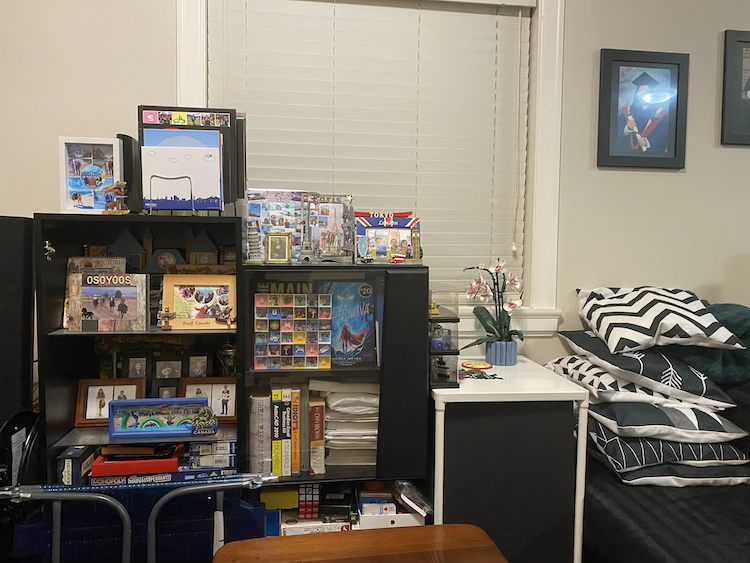
%> input picture S2-im2.png, 750 x 563 px, given in place of S1-im1.png, which was not available
$ octave q2b_script.m   (GNU Octave 9; MATLAB toolbox functions it lacks are replaced by stand-ins)
%> lines starting %> are read from the running program, lines starting %| are printed output that depends on the picture; pictures that were not available may be replaced by others from this repository, and a replacement may not be noted
### my_fastr_detector.m
function [fast_time, fastr_time, keypoints_fast, keypoints_fastr] = my_fastr_detector(input_image, output_image, fast_threshold, harris_threshold)
%> called with input_image = 'S1-im1.png', output_image = 'S1-fastR.png', fast_threshold = 21, harris_threshold = 100000
    % read and preprocess img
    I = imread(input_image);
%> I is the input picture: size 563x750x3 uint8; mean R, G, B 125.8, 119.2, 108.3
    if size(I, 3) == 3
       I_gray = rgb2gray(I);
    else
       I_gray = I;
    end

    % fast detection (timed)
    tic;
    corners_fast = fast_detector(I_gray, fast_threshold);
    fast_time = toc;
    [rows_fast, cols_fast] = find(corners_fast);
    % store FAST keypoints as cornerPoints
    keypoints_fast = cornerPoints([cols_fast, rows_fast]);

    % compute sobel gradients
    I_double = double(I_gray);
    [Ix, Iy] = imgradientxy(I_double);

    % compute harris measure for each feature
    k = 0.04; % harris detector parameter
    gaus = fspecial('gaussian', 5, 1);
    Sx2 = imfilter(Ix.^2, gaus);
    Sy2 = imfilter(Iy.^2, gaus);
    Sxy = imfilter(Ix.*Iy, gaus);

    % compute the Harris corner response over entire img
    Harris_response = Sx2 .* Sy2 - Sxy.^2 - k * (Sx2 + Sy2).^2;
    tic;
    % extract response values at the FAST feature locations
    R_vals = Harris_response(sub2ind(size(Harris_response), rows_fast, cols_fast));
    valid_idx = find(R_vals >= harris_threshold);
    fastr_time = toc;
    fastR_rows = rows_fast(valid_idx);
    fastR_cols = cols_fast(valid_idx);

    % store FASTR keypoints as cornerPoints
    keypoints_fastr = cornerPoints([fastR_cols, fastR_rows]);

    % overlay FASTR points on img
    if size(I,3) == 1
       I_rgb = repmat(I, [1 1 3]);
    else
       I_rgb = I;
    end
    for i = 1:length(fastR_rows)
       I_rgb(fastR_rows(i), fastR_cols(i), :) = [255, 0, 0];
    end
    imwrite(I_rgb, output_image);
end

### fast_detector.m
function corners = fast_detector(I, t)
%> called with t = 21
    % convert img to double for better precision
    I = double(I);
%> I: size 563x750 double

    % pad the img with a border of 3 pixels to handle the shifting
    I_padded = padarray(I, [3, 3], 'replicate');

    % get the 16 neighboring pixels using circshift
    % note: given instructor's hint, I found circshift from docs
    N1 = circshift(I_padded, [0,  3]);
    N2 = circshift(I_padded, [1,  3]);
    N3 = circshift(I_padded, [2,  2]);
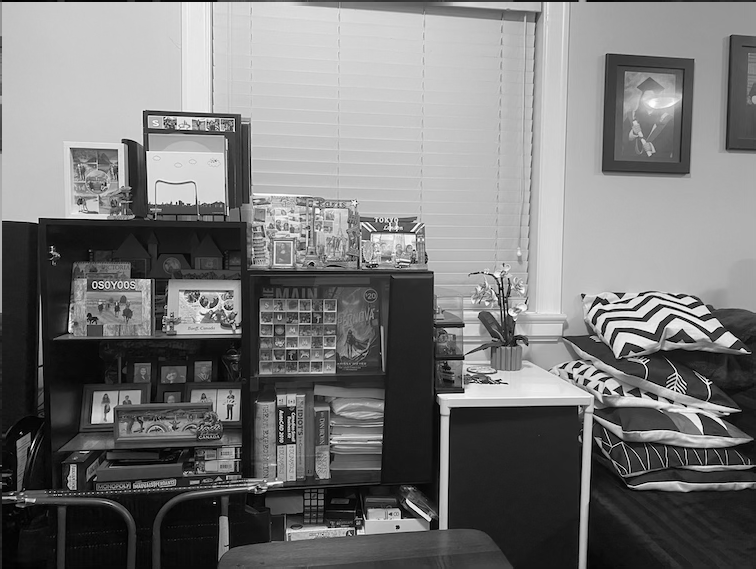
%> N3: size 569x756 double; min 0, max 254, mean 119.6; mean of the top-left, top-right, bottom-left and bottom-right quarters 160.9, 168.4, 66, 83.2
    N4 = circshift(I_padded, [3,  1]);
    N5 = circshift(I_padded, [3,  0]);
    N6 = circshift(I_padded, [3, -1]);
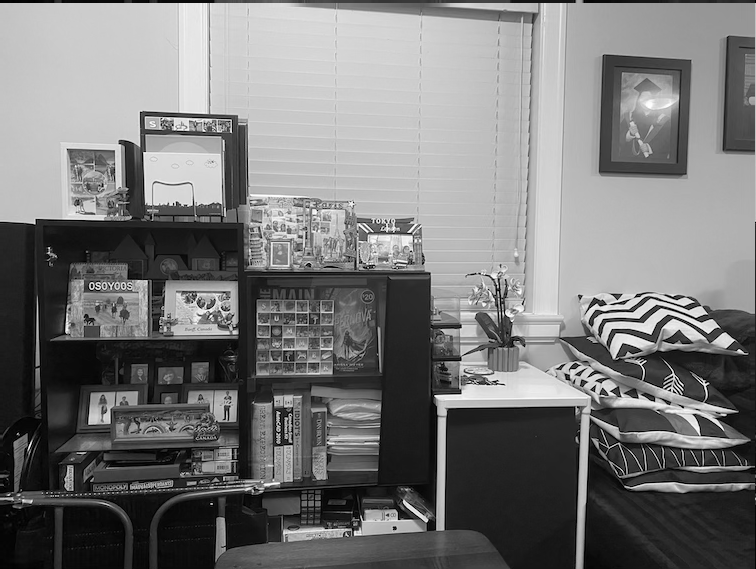
%> N6: size 569x756 double; min 0, max 254, mean 119.6; mean of the top-left, top-right, bottom-left and bottom-right quarters 161.1, 167.7, 66.5, 83.3
    N7 = circshift(I_padded, [2, -2]);
    N8 = circshift(I_padded, [1, -3]);
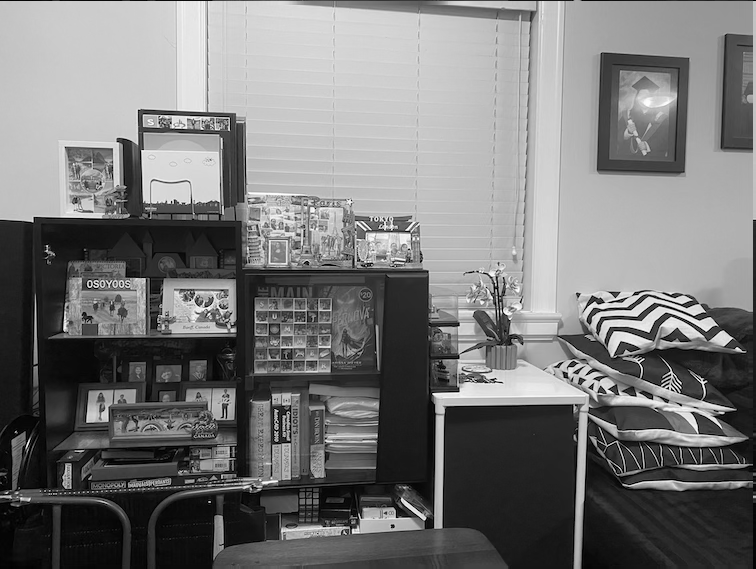
%> N8: size 569x756 double; min 0, max 254, mean 119.6; mean of the top-left, top-right, bottom-left and bottom-right quarters 161.5, 168.4, 66.5, 82.2
    N9 = circshift(I_padded, [0, -3]);
    N10 = circshift(I_padded, [-1, -3]);
    N11 = circshift(I_padded, [-2, -2]);
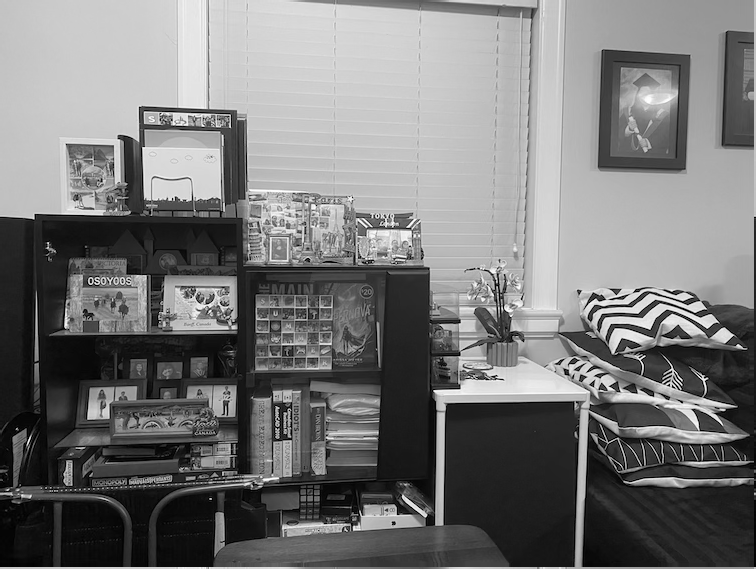
%> N11: size 569x756 double; min 0, max 254, mean 119.6; mean of the top-left, top-right, bottom-left and bottom-right quarters 160.9, 168.9, 66.9, 81.9
    N12 = circshift(I_padded, [-3, -1]);
    N13 = circshift(I_padded, [-3,  0]);
    N14 = circshift(I_padded, [-3,  1]);
    N15 = circshift(I_padded, [-2,  2]);
    N16 = circshift(I_padded, [-1,  3]);
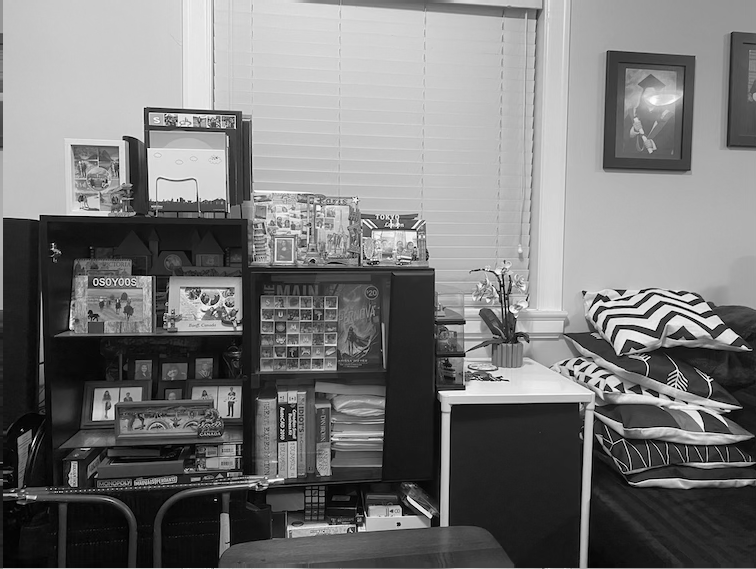
%> N16: size 569x756 double; min 0, max 254, mean 119.6; mean of the top-left, top-right, bottom-left and bottom-right quarters 160.8, 169.4, 66, 82.5

    % stack all neighbor imgs into a 3d array
    % note: i decided to use a 3d array because i wanted to compare each pixel with all 16 of its neighbors at once.
    % if we kept them as separate 2d matrices, we’d have to write 16 separate comparisons, which is messy and tedious.

    neighbors = cat(3, N1, N2, N3, N4, N5, N6, N7, N8, N9, N10, N11, N12, N13, N14, N15, N16);

    % replicate the original pixel intensities for comparison
    I_rep = repmat(I_padded, [1, 1, 16]);

    % create masks for pixels that are much brighter or much darker than the candidate pixel
    brighter = neighbors > (I_rep + t);
    darker   = neighbors < (I_rep - t);

    % extend masks to check for contiguous pixels
    brighter_ext = cat(3, brighter, brighter(:, :, 1:11));
    darker_ext   = cat(3, darker, darker(:, :, 1:11));

    % use convolution with 1x1x12 kernel to see if there are 12 contiguous pixels
    kernel = ones(1, 1, 12);
    sum_brighter = convn(brighter_ext, kernel, 'same');
    sum_darker   = convn(darker_ext, kernel, 'same');

    % store pixel if there is any contiguous group of 12 pixels that are all brighter / darker
    corners_padded = any(sum_brighter == 12, 3) | any(sum_darker == 12, 3);
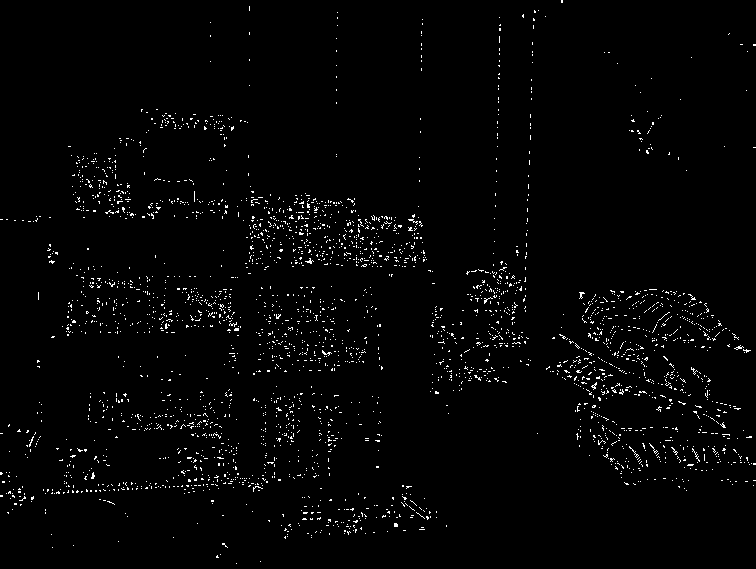
%> corners_padded: size 569x756 logical; 1.9% white in thin lines or dots

    % remove the padded border to get the final corner mask in the original size
    corners = corners_padded(4:end-3, 4:end-3);
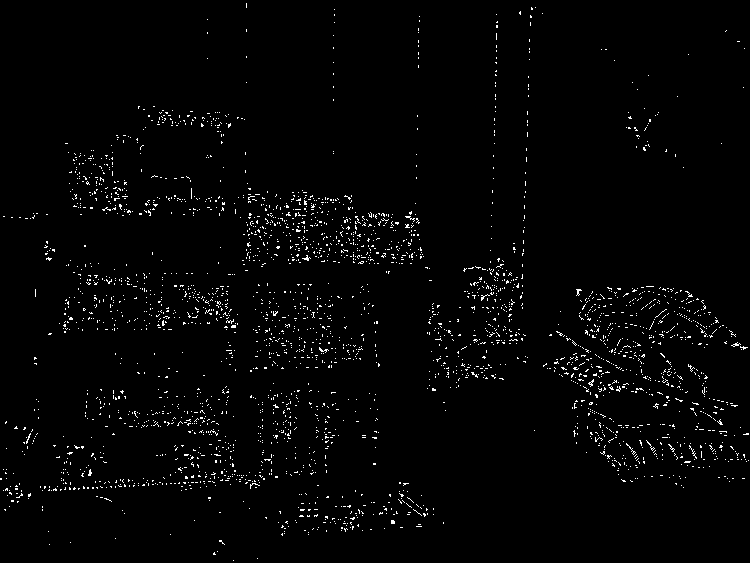
%> corners: size 563x750 logical; 1.9% white in thin lines or dots
end

### q2b_script.m
fast_threshold = 21;
harris_threshold = 1e5;

my_fastr_detector('S1-im1.png', 'S1-fastR.png', fast_threshold, harris_threshold);
%> in my_fastr_detector, `[rows_fast, cols_fast] = find(corners_fast);`: rows_fast = 7945 values from 4 to 561; cols_fast = 7945 values from 1 to 749
%> in my_fastr_detector, `keypoints_fast = cornerPoints([cols_fast, rows_fast]);`: keypoints_fast = 7945 points; strongest (x, y): (1, 479), (1, 480), (2, 479), (2, 480), (4, 217)
%> the run ends on the next line

$ run again, on S3-im1.png
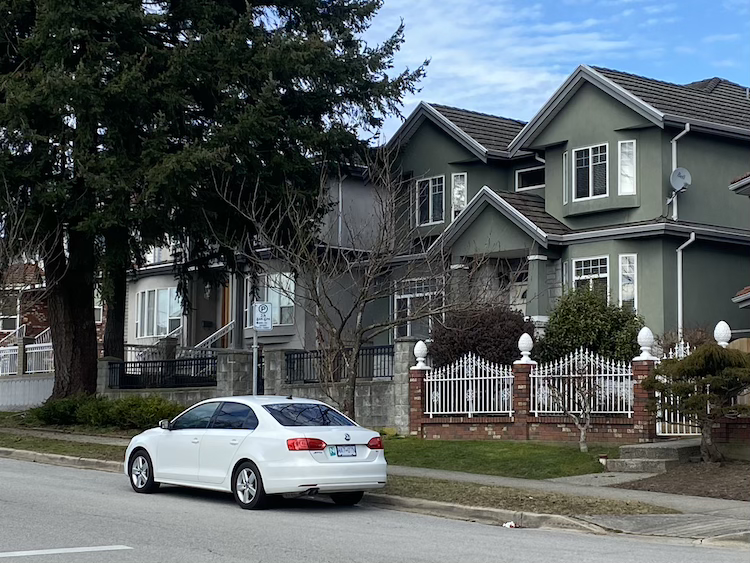
%> input picture S3-im1.png, 750 x 563 px, given in place of S1-im1.png, which was not available
%> in my_fastr_detector, I is the input picture: size 563x750x3 uint8; mean R, G, B 86.6, 93.5, 95.1
%> I: size 563x750 double
%> in fast_detector, `corners_padded = any(sum_brighter == 12, 3) | any(sum_darker == 12, 3);`:
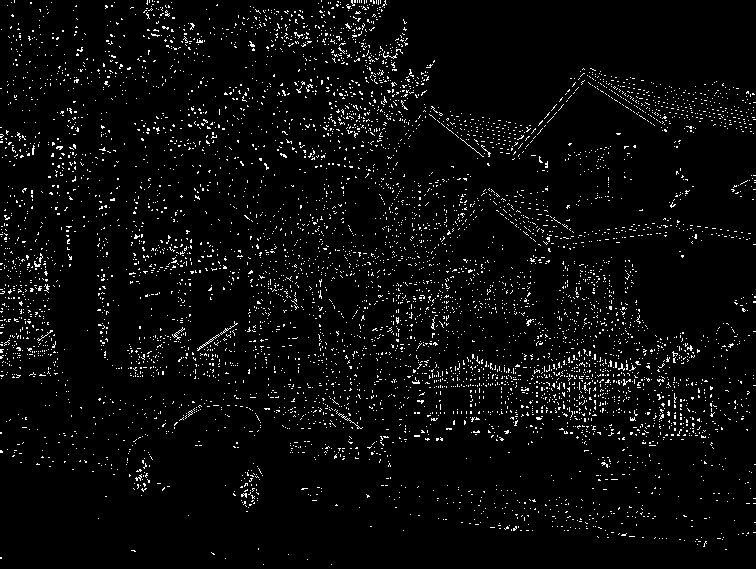
%> corners_padded: size 569x756 logical; 3.9% white in thin lines or dots
%> in fast_detector, `corners = corners_padded(4:end-3, 4:end-3);`:
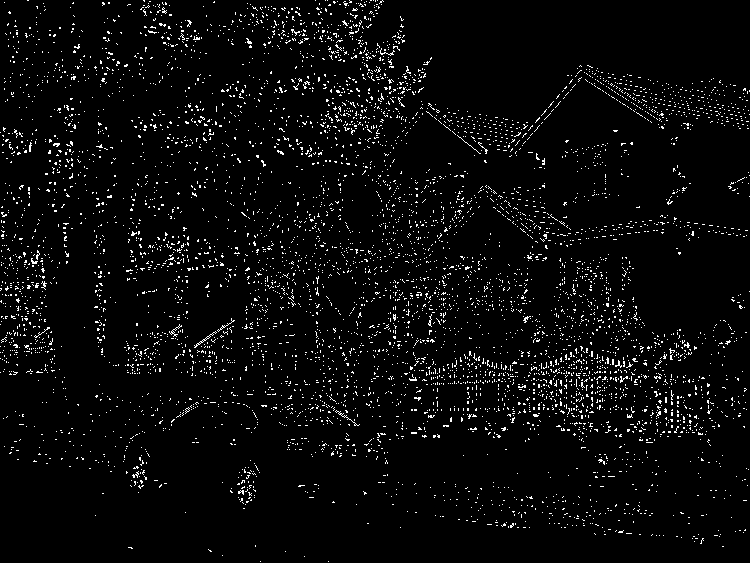
%> corners: size 563x750 logical; 3.9% white in thin lines or dots
%> rows_fast = 16402 values from 1 to 562; cols_fast = 16402 values from 1 to 750
%> keypoints_fast = 16402 points; strongest (x, y): (1, 133), (1, 289), (1, 291), (1, 302), (1, 325)

$ run again, on S3-im2.png
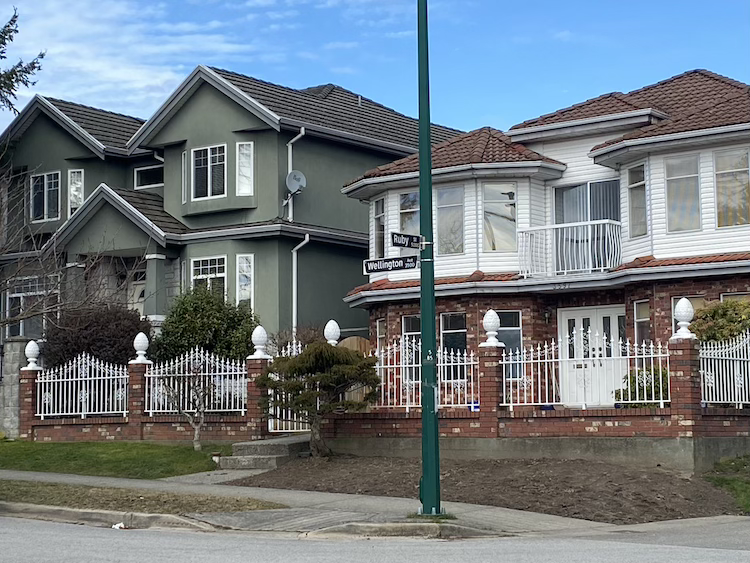
%> input picture S3-im2.png, 750 x 563 px, given in place of S1-im1.png, which was not available
%> in my_fastr_detector, I is the input picture: size 563x750x3 uint8; mean R, G, B 113.1, 122.2, 128.6
%> I: size 563x750 double
%> in fast_detector, `corners_padded = any(sum_brighter == 12, 3) | any(sum_darker == 12, 3);`:
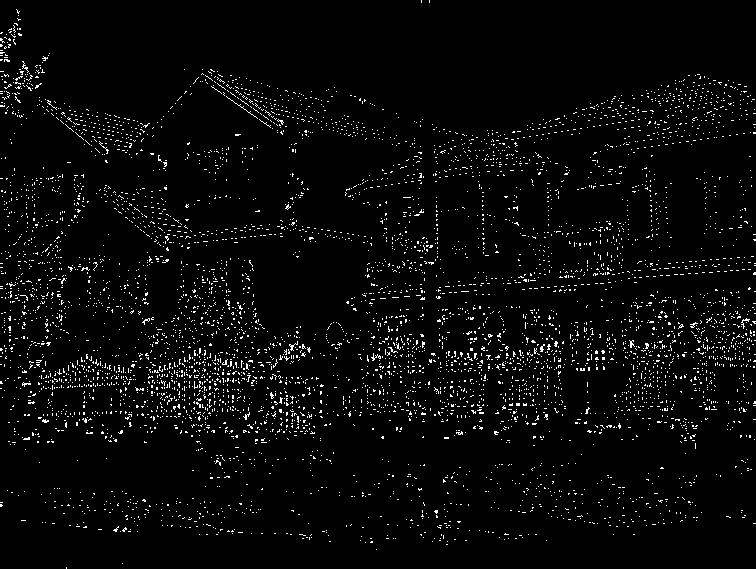
%> corners_padded: size 569x756 logical; 3.4% white in thin lines or dots
%> in fast_detector, `corners = corners_padded(4:end-3, 4:end-3);`:
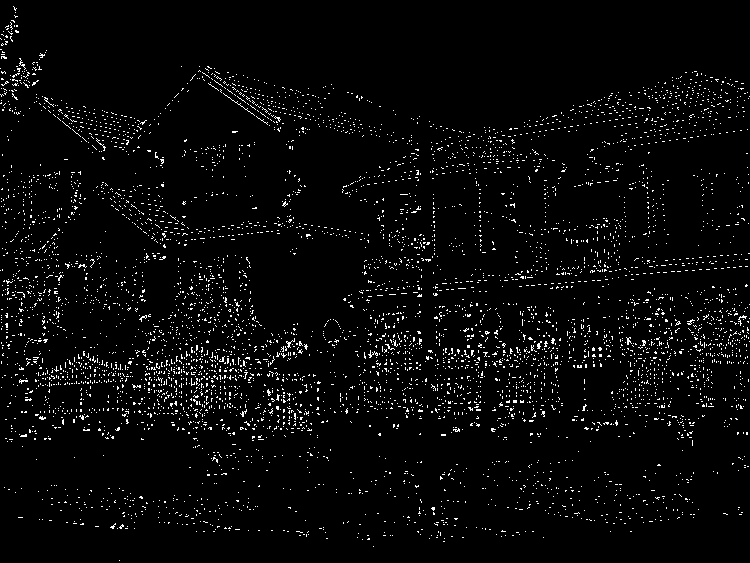
%> corners: size 563x750 logical; 3.4% white in thin lines or dots
%> rows_fast = 14523 values from 7 to 561; cols_fast = 14523 values from 1 to 750
%> keypoints_fast = 14523 points; strongest (x, y): (1, 39), (1, 50), (1, 69), (1, 95), (1, 104)
